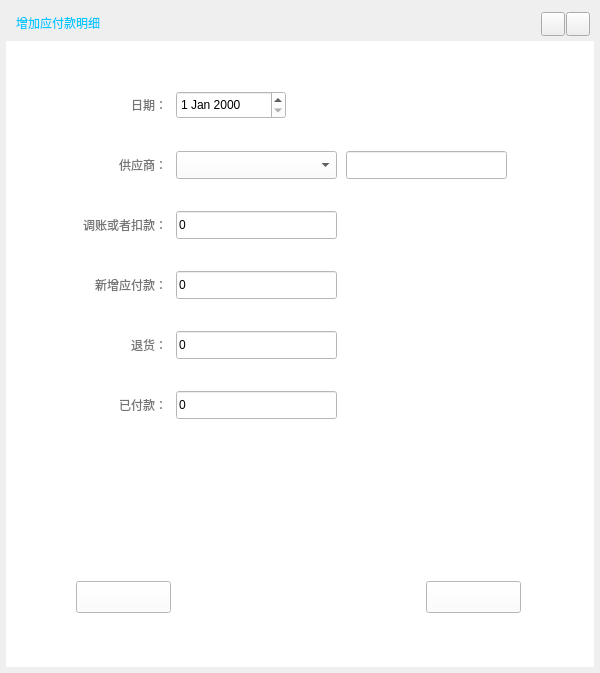
<?xml version="1.0" encoding="UTF-8"?>
<ui version="4.0">
 <class>addNoPayDetailWidget</class>
 <widget class="QWidget" name="addNoPayDetailWidget">
  <property name="geometry">
   <rect>
    <x>0</x>
    <y>0</y>
    <width>600</width>
    <height>673</height>
   </rect>
  </property>
  <property name="minimumSize">
   <size>
    <width>600</width>
    <height>673</height>
   </size>
  </property>
  <property name="maximumSize">
   <size>
    <width>600</width>
    <height>700</height>
   </size>
  </property>
  <property name="windowTitle">
   <string>增加应付款明细</string>
  </property>
  <layout class="QVBoxLayout" name="verticalLayout">
   <property name="spacing">
    <number>0</number>
   </property>
   <property name="leftMargin">
    <number>6</number>
   </property>
   <property name="topMargin">
    <number>6</number>
   </property>
   <property name="rightMargin">
    <number>6</number>
   </property>
   <property name="bottomMargin">
    <number>6</number>
   </property>
   <item>
    <widget class="QWidget" name="pop_widget_title" native="true">
     <property name="minimumSize">
      <size>
       <width>0</width>
       <height>35</height>
      </size>
     </property>
     <property name="maximumSize">
      <size>
       <width>16777214</width>
       <height>35</height>
      </size>
     </property>
     <widget class="QPushButton" name="pop_close_btn">
      <property name="geometry">
       <rect>
        <x>560</x>
        <y>6</y>
        <width>24</width>
        <height>24</height>
       </rect>
      </property>
      <property name="text">
       <string/>
      </property>
     </widget>
     <widget class="QPushButton" name="pop_min_btn">
      <property name="geometry">
       <rect>
        <x>535</x>
        <y>6</y>
        <width>24</width>
        <height>24</height>
       </rect>
      </property>
      <property name="text">
       <string/>
      </property>
     </widget>
     <widget class="QLabel" name="label_5">
      <property name="geometry">
       <rect>
        <x>10</x>
        <y>3</y>
        <width>151</width>
        <height>28</height>
       </rect>
      </property>
      <property name="styleSheet">
       <string notr="true">font: 75 12pt &quot;微软雅黑&quot;;
color: rgb(0, 200, 255);</string>
      </property>
      <property name="text">
       <string>增加应付款明细</string>
      </property>
     </widget>
    </widget>
   </item>
   <item>
    <widget class="QWidget" name="widget" native="true">
     <property name="styleSheet">
      <string notr="true">background-color: rgb(255, 255, 255);</string>
     </property>
     <widget class="QPushButton" name="pop_cancle_btn">
      <property name="geometry">
       <rect>
        <x>70</x>
        <y>540</y>
        <width>95</width>
        <height>32</height>
       </rect>
      </property>
      <property name="text">
       <string/>
      </property>
     </widget>
     <widget class="QPushButton" name="pop_commit_btn">
      <property name="geometry">
       <rect>
        <x>420</x>
        <y>540</y>
        <width>95</width>
        <height>32</height>
       </rect>
      </property>
      <property name="text">
       <string/>
      </property>
     </widget>
     <widget class="QLabel" name="label">
      <property name="geometry">
       <rect>
        <x>80</x>
        <y>50</y>
        <width>81</width>
        <height>28</height>
       </rect>
      </property>
      <property name="styleSheet">
       <string notr="true">color: rgb(117, 117, 117);
font: 75 12pt &quot;微软雅黑&quot;;</string>
      </property>
      <property name="text">
       <string>日期：</string>
      </property>
      <property name="alignment">
       <set>Qt::AlignRight|Qt::AlignTrailing|Qt::AlignVCenter</set>
      </property>
     </widget>
     <widget class="QLabel" name="label_4">
      <property name="geometry">
       <rect>
        <x>50</x>
        <y>230</y>
        <width>111</width>
        <height>28</height>
       </rect>
      </property>
      <property name="styleSheet">
       <string notr="true">color: rgb(117, 117, 117);
font: 75 12pt &quot;微软雅黑&quot;;</string>
      </property>
      <property name="text">
       <string>新增应付款：</string>
      </property>
      <property name="alignment">
       <set>Qt::AlignRight|Qt::AlignTrailing|Qt::AlignVCenter</set>
      </property>
     </widget>
     <widget class="QLineEdit" name="new_add_edit">
      <property name="geometry">
       <rect>
        <x>170</x>
        <y>230</y>
        <width>161</width>
        <height>28</height>
       </rect>
      </property>
      <property name="text">
       <string>0</string>
      </property>
     </widget>
     <widget class="QDateEdit" name="dateEdit">
      <property name="geometry">
       <rect>
        <x>170</x>
        <y>50</y>
        <width>110</width>
        <height>28</height>
       </rect>
      </property>
     </widget>
     <widget class="QLabel" name="label_2">
      <property name="geometry">
       <rect>
        <x>80</x>
        <y>110</y>
        <width>81</width>
        <height>28</height>
       </rect>
      </property>
      <property name="styleSheet">
       <string notr="true">color: rgb(117, 117, 117);
font: 75 12pt &quot;微软雅黑&quot;;</string>
      </property>
      <property name="text">
       <string>供应商：</string>
      </property>
      <property name="alignment">
       <set>Qt::AlignRight|Qt::AlignTrailing|Qt::AlignVCenter</set>
      </property>
     </widget>
     <widget class="QComboBox" name="comboBox">
      <property name="geometry">
       <rect>
        <x>170</x>
        <y>110</y>
        <width>161</width>
        <height>28</height>
       </rect>
      </property>
     </widget>
     <widget class="QLabel" name="label_6">
      <property name="geometry">
       <rect>
        <x>20</x>
        <y>170</y>
        <width>141</width>
        <height>28</height>
       </rect>
      </property>
      <property name="styleSheet">
       <string notr="true">color: rgb(117, 117, 117);
font: 75 12pt &quot;微软雅黑&quot;;</string>
      </property>
      <property name="text">
       <string>调账或者扣款：</string>
      </property>
      <property name="alignment">
       <set>Qt::AlignRight|Qt::AlignTrailing|Qt::AlignVCenter</set>
      </property>
     </widget>
     <widget class="QLineEdit" name="adjust_edit">
      <property name="geometry">
       <rect>
        <x>170</x>
        <y>170</y>
        <width>161</width>
        <height>28</height>
       </rect>
      </property>
      <property name="text">
       <string>0</string>
      </property>
     </widget>
     <widget class="QLabel" name="label_7">
      <property name="geometry">
       <rect>
        <x>80</x>
        <y>290</y>
        <width>81</width>
        <height>28</height>
       </rect>
      </property>
      <property name="styleSheet">
       <string notr="true">color: rgb(117, 117, 117);
font: 75 12pt &quot;微软雅黑&quot;;</string>
      </property>
      <property name="text">
       <string>退货：</string>
      </property>
      <property name="alignment">
       <set>Qt::AlignRight|Qt::AlignTrailing|Qt::AlignVCenter</set>
      </property>
     </widget>
     <widget class="QLineEdit" name="return_edit">
      <property name="geometry">
       <rect>
        <x>170</x>
        <y>290</y>
        <width>161</width>
        <height>28</height>
       </rect>
      </property>
      <property name="text">
       <string>0</string>
      </property>
     </widget>
     <widget class="QLineEdit" name="pay_edit">
      <property name="geometry">
       <rect>
        <x>170</x>
        <y>350</y>
        <width>161</width>
        <height>28</height>
       </rect>
      </property>
      <property name="text">
       <string>0</string>
      </property>
     </widget>
     <widget class="QLabel" name="label_8">
      <property name="geometry">
       <rect>
        <x>80</x>
        <y>350</y>
        <width>81</width>
        <height>28</height>
       </rect>
      </property>
      <property name="styleSheet">
       <string notr="true">color: rgb(117, 117, 117);
font: 75 12pt &quot;微软雅黑&quot;;</string>
      </property>
      <property name="text">
       <string>已付款：</string>
      </property>
      <property name="alignment">
       <set>Qt::AlignRight|Qt::AlignTrailing|Qt::AlignVCenter</set>
      </property>
     </widget>
     <widget class="QLineEdit" name="supplier_edit">
      <property name="geometry">
       <rect>
        <x>340</x>
        <y>110</y>
        <width>161</width>
        <height>28</height>
       </rect>
      </property>
      <property name="text">
       <string/>
      </property>
     </widget>
    </widget>
   </item>
  </layout>
 </widget>
 <resources/>
 <connections/>
</ui>
